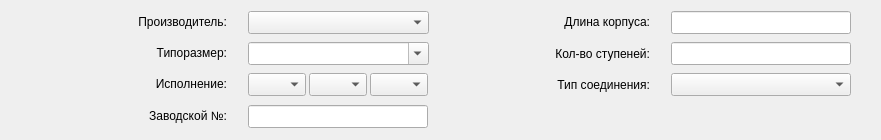
        <widget class="QWidget" name="gridLayoutWidget">
         <property name="geometry">
          <rect>
           <x>10</x>
           <y>30</y>
           <width>881</width>
           <height>124</height>
          </rect>
         </property>
         <layout class="QGridLayout" name="gridPumpInfo" rowstretch="0,0,0,0" columnstretch="1,0,0,0">
          <property name="horizontalSpacing">
           <number>5</number>
          </property>
          <property name="verticalSpacing">
           <number>8</number>
          </property>
          <item row="2" column="3">
           <widget class="QComboBox" name="cmbConnection">
            <property name="enabled">
             <bool>true</bool>
            </property>
            <property name="sizePolicy">
             <sizepolicy hsizetype="Expanding" vsizetype="Preferred">
              <horstretch>0</horstretch>
              <verstretch>0</verstretch>
             </sizepolicy>
            </property>
            <property name="minimumSize">
             <size>
              <width>180</width>
              <height>23</height>
             </size>
            </property>
            <property name="maximumSize">
             <size>
              <width>180</width>
              <height>23</height>
             </size>
            </property>
            <property name="toolTip">
             <string>Тип соединения</string>
            </property>
            <property name="editable">
             <bool>false</bool>
            </property>
           </widget>
          </item>
          <item row="3" column="3">
           <widget class="QWidget" name="widget_7" native="true">
            <property name="sizePolicy">
             <sizepolicy hsizetype="Fixed" vsizetype="Fixed">
              <horstretch>0</horstretch>
              <verstretch>0</verstretch>
             </sizepolicy>
            </property>
            <property name="minimumSize">
             <size>
              <width>180</width>
              <height>25</height>
             </size>
            </property>
            <property name="maximumSize">
             <size>
              <width>180</width>
              <height>25</height>
             </size>
            </property>
           </widget>
          </item>
          <item row="0" column="1">
           <widget class="QComboBox" name="cmbProducer">
            <property name="enabled">
             <bool>true</bool>
            </property>
            <property name="sizePolicy">
             <sizepolicy hsizetype="Preferred" vsizetype="Fixed">
              <horstretch>0</horstretch>
              <verstretch>0</verstretch>
             </sizepolicy>
            </property>
            <property name="minimumSize">
             <size>
              <width>180</width>
              <height>23</height>
             </size>
            </property>
            <property name="maximumSize">
             <size>
              <width>181</width>
              <height>23</height>
             </size>
            </property>
            <property name="toolTip">
             <string>Производитель</string>
            </property>
           </widget>
          </item>
          <item row="2" column="0">
           <widget class="QLabel" name="lbl2_2">
            <property name="sizePolicy">
             <sizepolicy hsizetype="Fixed" vsizetype="Fixed">
              <horstretch>0</horstretch>
              <verstretch>0</verstretch>
             </sizepolicy>
            </property>
            <property name="minimumSize">
             <size>
              <width>200</width>
              <height>20</height>
             </size>
            </property>
            <property name="maximumSize">
             <size>
              <width>200</width>
              <height>20</height>
             </size>
            </property>
            <property name="text">
             <string>Исполнение:</string>
            </property>
            <property name="alignment">
             <set>Qt::AlignRight|Qt::AlignTrailing|Qt::AlignVCenter</set>
            </property>
           </widget>
          </item>
          <item row="1" column="3">
           <widget class="QLineEdit" name="txtStages">
            <property name="sizePolicy">
             <sizepolicy hsizetype="Fixed" vsizetype="Fixed">
              <horstretch>0</horstretch>
              <verstretch>0</verstretch>
             </sizepolicy>
            </property>
            <property name="minimumSize">
             <size>
              <width>180</width>
              <height>23</height>
             </size>
            </property>
            <property name="maximumSize">
             <size>
              <width>180</width>
              <height>23</height>
             </size>
            </property>
            <property name="focusPolicy">
             <enum>Qt::ClickFocus</enum>
            </property>
            <property name="toolTip">
             <string>Кол-во ступеней</string>
            </property>
            <property name="inputMethodHints">
             <set>Qt::ImhNone</set>
            </property>
            <property name="readOnly">
             <bool>true</bool>
            </property>
           </widget>
          </item>
          <item row="1" column="2">
           <widget class="QLabel" name="lbl5">
            <property name="sizePolicy">
             <sizepolicy hsizetype="Fixed" vsizetype="Fixed">
              <horstretch>0</horstretch>
              <verstretch>0</verstretch>
             </sizepolicy>
            </property>
            <property name="minimumSize">
             <size>
              <width>200</width>
              <height>20</height>
             </size>
            </property>
            <property name="maximumSize">
             <size>
              <width>200</width>
              <height>19</height>
             </size>
            </property>
            <property name="text">
             <string>Кол-во ступеней:</string>
            </property>
            <property name="alignment">
             <set>Qt::AlignRight|Qt::AlignTrailing|Qt::AlignVCenter</set>
            </property>
           </widget>
          </item>
          <item row="0" column="2">
           <widget class="QLabel" name="lbl4">
            <property name="sizePolicy">
             <sizepolicy hsizetype="Fixed" vsizetype="Fixed">
              <horstretch>0</horstretch>
              <verstretch>0</verstretch>
             </sizepolicy>
            </property>
            <property name="minimumSize">
             <size>
              <width>200</width>
              <height>20</height>
             </size>
            </property>
            <property name="maximumSize">
             <size>
              <width>200</width>
              <height>20</height>
             </size>
            </property>
            <property name="text">
             <string>Длина корпуса:</string>
            </property>
            <property name="alignment">
             <set>Qt::AlignRight|Qt::AlignTrailing|Qt::AlignVCenter</set>
            </property>
           </widget>
          </item>
          <item row="2" column="1">
           <layout class="QHBoxLayout" name="horizontalLayout_5">
            <property name="spacing">
             <number>3</number>
            </property>
            <property name="sizeConstraint">
             <enum>QLayout::SetMinimumSize</enum>
            </property>
            <item>
             <widget class="QComboBox" name="cmbParty">
              <property name="enabled">
               <bool>true</bool>
              </property>
              <property name="sizePolicy">
               <sizepolicy hsizetype="Expanding" vsizetype="Preferred">
                <horstretch>0</horstretch>
                <verstretch>0</verstretch>
               </sizepolicy>
              </property>
              <property name="minimumSize">
               <size>
                <width>58</width>
                <height>23</height>
               </size>
              </property>
              <property name="maximumSize">
               <size>
                <width>58</width>
                <height>23</height>
               </size>
              </property>
              <property name="toolTip">
               <string>Группа исполнения</string>
              </property>
              <property name="editable">
               <bool>false</bool>
              </property>
             </widget>
            </item>
            <item>
             <widget class="QComboBox" name="cmbMaterial">
              <property name="enabled">
               <bool>true</bool>
              </property>
              <property name="sizePolicy">
               <sizepolicy hsizetype="Expanding" vsizetype="Preferred">
                <horstretch>0</horstretch>
                <verstretch>0</verstretch>
               </sizepolicy>
              </property>
              <property name="minimumSize">
               <size>
                <width>58</width>
                <height>23</height>
               </size>
              </property>
              <property name="maximumSize">
               <size>
                <width>58</width>
                <height>23</height>
               </size>
              </property>
              <property name="toolTip">
               <string>Материал</string>
              </property>
              <property name="editable">
               <bool>false</bool>
              </property>
             </widget>
            </item>
            <item>
             <widget class="QComboBox" name="cmbSize">
              <property name="enabled">
               <bool>true</bool>
              </property>
              <property name="sizePolicy">
               <sizepolicy hsizetype="Expanding" vsizetype="Preferred">
                <horstretch>0</horstretch>
                <verstretch>0</verstretch>
               </sizepolicy>
              </property>
              <property name="minimumSize">
               <size>
                <width>58</width>
                <height>23</height>
               </size>
              </property>
              <property name="maximumSize">
               <size>
                <width>58</width>
                <height>23</height>
               </size>
              </property>
              <property name="toolTip">
               <string>Габарит</string>
              </property>
              <property name="editable">
               <bool>false</bool>
              </property>
             </widget>
            </item>
           </layout>
          </item>
          <item row="0" column="3">
           <widget class="QLineEdit" name="txtLength">
            <property name="sizePolicy">
             <sizepolicy hsizetype="Fixed" vsizetype="Fixed">
              <horstretch>0</horstretch>
              <verstretch>0</verstretch>
             </sizepolicy>
            </property>
            <property name="minimumSize">
             <size>
              <width>180</width>
              <height>23</height>
             </size>
            </property>
            <property name="maximumSize">
             <size>
              <width>180</width>
              <height>23</height>
             </size>
            </property>
            <property name="focusPolicy">
             <enum>Qt::ClickFocus</enum>
            </property>
            <property name="toolTip">
             <string>Длина</string>
            </property>
            <property name="inputMethodHints">
             <set>Qt::ImhNone</set>
            </property>
            <property name="readOnly">
             <bool>true</bool>
            </property>
           </widget>
          </item>
          <item row="0" column="0">
           <widget class="QLabel" name="lbl1">
            <property name="sizePolicy">
             <sizepolicy hsizetype="Fixed" vsizetype="Fixed">
              <horstretch>0</horstretch>
              <verstretch>0</verstretch>
             </sizepolicy>
            </property>
            <property name="minimumSize">
             <size>
              <width>200</width>
              <height>20</height>
             </size>
            </property>
            <property name="maximumSize">
             <size>
              <width>200</width>
              <height>20</height>
             </size>
            </property>
            <property name="text">
             <string>Производитель:</string>
            </property>
            <property name="alignment">
             <set>Qt::AlignRight|Qt::AlignTrailing|Qt::AlignVCenter</set>
            </property>
           </widget>
          </item>
          <item row="3" column="0">
           <widget class="QLabel" name="lbl3">
            <property name="sizePolicy">
             <sizepolicy hsizetype="Fixed" vsizetype="Fixed">
              <horstretch>0</horstretch>
              <verstretch>0</verstretch>
             </sizepolicy>
            </property>
            <property name="minimumSize">
             <size>
              <width>200</width>
              <height>20</height>
             </size>
            </property>
            <property name="maximumSize">
             <size>
              <width>200</width>
              <height>20</height>
             </size>
            </property>
            <property name="text">
             <string>Заводской №:</string>
            </property>
            <property name="alignment">
             <set>Qt::AlignRight|Qt::AlignTrailing|Qt::AlignVCenter</set>
            </property>
           </widget>
          </item>
          <item row="1" column="0">
           <widget class="QLabel" name="lbl2">
            <property name="sizePolicy">
             <sizepolicy hsizetype="Fixed" vsizetype="Fixed">
              <horstretch>0</horstretch>
              <verstretch>0</verstretch>
             </sizepolicy>
            </property>
            <property name="minimumSize">
             <size>
              <width>200</width>
              <height>20</height>
             </size>
            </property>
            <property name="maximumSize">
             <size>
              <width>200</width>
              <height>20</height>
             </size>
            </property>
            <property name="text">
             <string>Типоразмер:</string>
            </property>
            <property name="alignment">
             <set>Qt::AlignRight|Qt::AlignTrailing|Qt::AlignVCenter</set>
            </property>
           </widget>
          </item>
          <item row="2" column="2">
           <widget class="QLabel" name="lbl5_2">
            <property name="sizePolicy">
             <sizepolicy hsizetype="Fixed" vsizetype="Fixed">
              <horstretch>0</horstretch>
              <verstretch>0</verstretch>
             </sizepolicy>
            </property>
            <property name="minimumSize">
             <size>
              <width>200</width>
              <height>20</height>
             </size>
            </property>
            <property name="maximumSize">
             <size>
              <width>200</width>
              <height>19</height>
             </size>
            </property>
            <property name="text">
             <string>Тип соединения:</string>
            </property>
            <property name="alignment">
             <set>Qt::AlignRight|Qt::AlignTrailing|Qt::AlignVCenter</set>
            </property>
           </widget>
          </item>
          <item row="1" column="1">
           <widget class="QComboBox" name="cmbType">
            <property name="enabled">
             <bool>true</bool>
            </property>
            <property name="sizePolicy">
             <sizepolicy hsizetype="Expanding" vsizetype="Preferred">
              <horstretch>0</horstretch>
              <verstretch>0</verstretch>
             </sizepolicy>
            </property>
            <property name="minimumSize">
             <size>
              <width>180</width>
              <height>23</height>
             </size>
            </property>
            <property name="maximumSize">
             <size>
              <width>181</width>
              <height>23</height>
             </size>
            </property>
            <property name="toolTip">
             <string>Типоразмер</string>
            </property>
            <property name="editable">
             <bool>true</bool>
            </property>
           </widget>
          </item>
          <item row="3" column="1">
           <widget class="QLineEdit" name="txtSerial">
            <property name="sizePolicy">
             <sizepolicy hsizetype="Fixed" vsizetype="Fixed">
              <horstretch>0</horstretch>
              <verstretch>0</verstretch>
             </sizepolicy>
            </property>
            <property name="minimumSize">
             <size>
              <width>180</width>
              <height>23</height>
             </size>
            </property>
            <property name="maximumSize">
             <size>
              <width>180</width>
              <height>23</height>
             </size>
            </property>
            <property name="focusPolicy">
             <enum>Qt::ClickFocus</enum>
            </property>
            <property name="toolTip">
             <string>Длина</string>
            </property>
            <property name="inputMethodHints">
             <set>Qt::ImhNone</set>
            </property>
            <property name="readOnly">
             <bool>true</bool>
            </property>
           </widget>
          </item>
         </layout>
        </widget>
